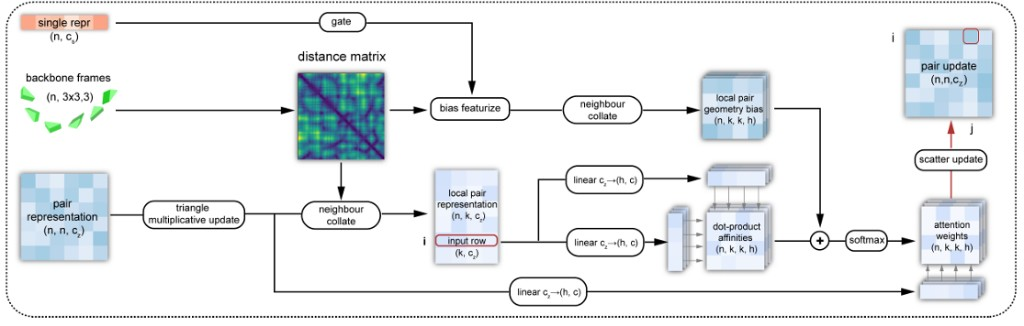
#> input picture english/markdown_posts_english/proteus/image/arch_graph_triangle_block.png, 1024 x 326 px
$ python render_graph_triangle_highlights.py
#> lines starting #> are read from the running program, lines starting #| are printed output that depends on the picture
"""Tint regions on arch_graph_triangle_block.png for blog callouts (A/B/C).

Adjust REGION_FRAC if overlays miss the hand-drawn regions on a revised sketch.
"""

from pathlib import Path

from PIL import Image, ImageDraw

ROOT = Path(__file__).resolve().parents[1]
SRC = ROOT / 'english/markdown_posts_english/proteus/image/arch_graph_triangle_block.png'
OUT_DIR = SRC.parent

# (x0, y0, x1, y1) as fractions of width/height - tuned for 4944×1552 sketch.
# C: triangle multiplicative update - mask like the hand-annotated ref: full node + pad above/below,
#    and overlap the right edge of the pair-representation grid on the left (same sketch).
# B: upper geometry branch only; bottom trimmed so it does not wash over C.
# A: collate → attention → scatter; starts under the yellow mask.
REGION_FRAC = {
    'C_yellow': (0.01, 0.355, 0.372, 0.738),
    'B_blue': (0.20, 0.05, 0.78, 0.33),
    'A_red': (0.12, 0.748, 0.995, 0.96),
}

COLORS = {
    'C_yellow': (255, 220, 40, 95),
    'B_blue': (70, 140, 255, 95),
    'A_red': (230, 70, 70, 95),
}


def main():
    im = Image.open(SRC).convert('RGBA')
    w, h = im.size
#> w = 1024; h = 326
    for key, frac in REGION_FRAC.items():
        box = tuple(int(round(v * (w if i % 2 == 0 else h))) for i, v in enumerate(frac))
        overlay = Image.new('RGBA', im.size, (0, 0, 0, 0))
        draw = ImageDraw.Draw(overlay)
        draw.rectangle(box, fill=COLORS[key])
        composed = Image.alpha_composite(im, overlay)
        out_path = OUT_DIR / f'graph_triangle_highlight_{key}.png'
        composed.convert('RGB').save(out_path, optimize=True)
        print(out_path.name, box)
#> this loop made 3 passes
#> pass 1, in main, `composed = Image.alpha_composite(im, overlay)`:
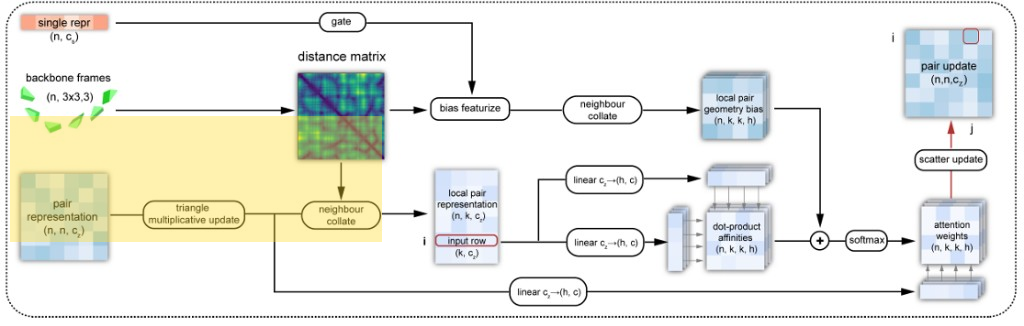
#> composed: PIL image 1024x326 RGBA; mean R, G, B, A 235.7, 236.5, 228.7, 255
#> pass 2, in main, `composed = Image.alpha_composite(im, overlay)`:
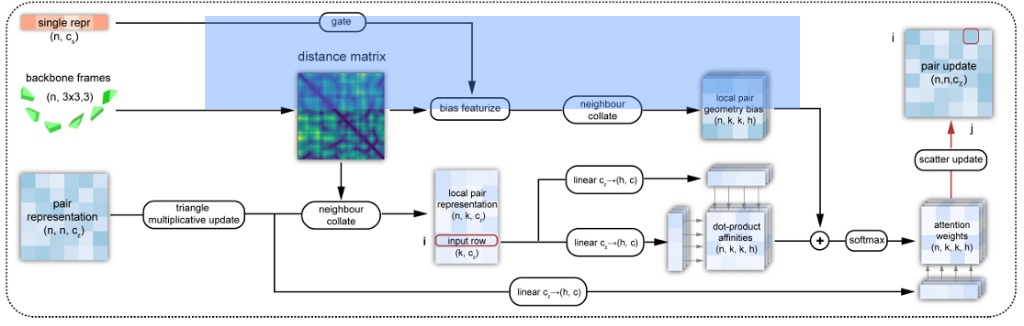
#> composed: PIL image 1024x326 RGBA; mean R, G, B, A 223.8, 231, 239.8, 255
#> after the loop:
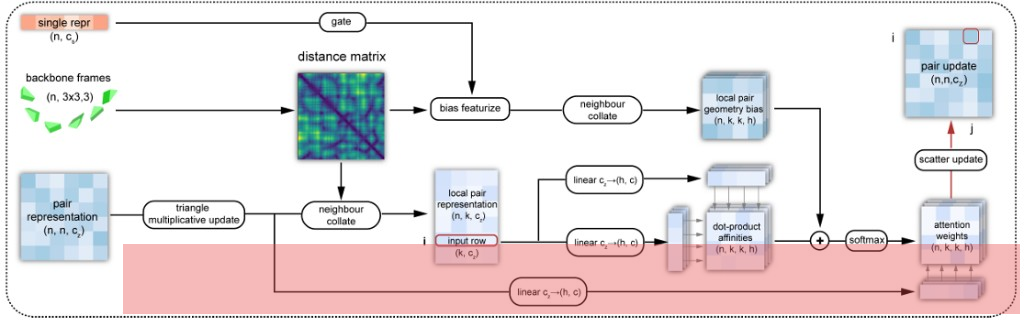
#> composed: PIL image 1024x326 RGBA; mean R, G, B, A 233, 224.8, 226.5, 255
#> after the loop:
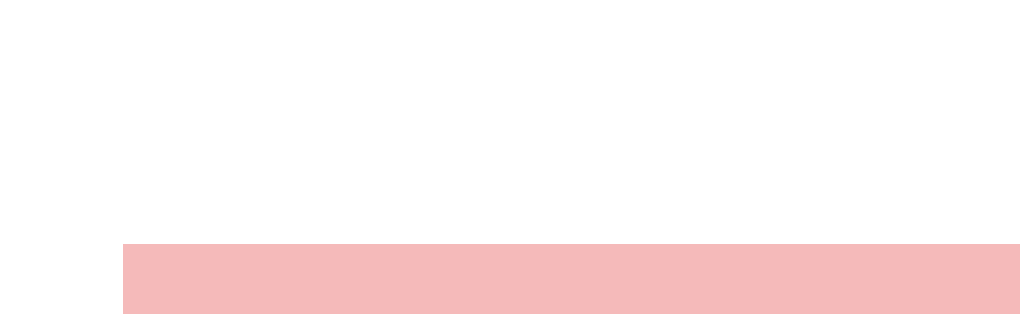
#> overlay: PIL image 1024x326 RGBA; mean R, G, B, A 43.3, 13.2, 13.2, 17.9; transparent parts drawn white


if __name__ == '__main__':
    main()
